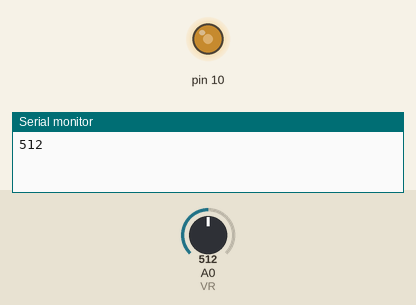
The sketch below on a simulated Arduino Uno, built with avr-gcc and run on an emulated ATmega328P. Parts: output pins drawn as LEDs (lit = HIGH), the last lines printed to the serial monitor. The test bench sets the inputs (shaded band); at power-on: A0 (VR) = 512.

Above: at 1.2 s.
1.3 s: A0 (VR) set to 716
At 1.9 s:
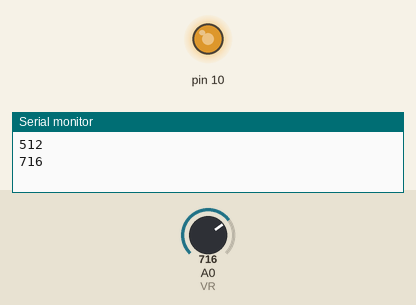
2.8 s: A0 (VR) set to 900
At 4.0 s:
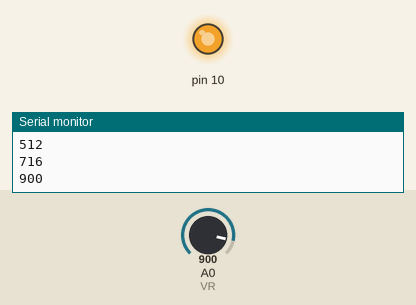
4.3 s: A0 (VR) set to 122
At 5.4 s:
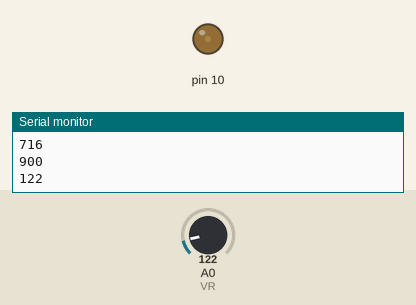
5.8 s: A0 (VR) set to 0
At 6.5 s:
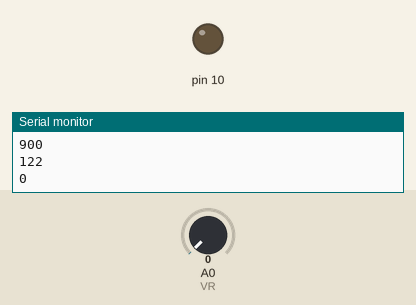
Timing chart, 0 to 8.3 s (numbered marks = the images above; inputs shaded):
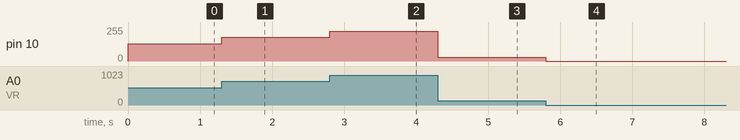

Measured:
- after the input at 1.3 s, pin 10: 128/255 → 179/255 at once
- after the input at 2.8 s, pin 10: 179/255 → 225/255 at once
- after the input at 4.3 s, pin 10: 225/255 → 30/255 at once
- after the input at 5.8 s, pin 10: 30/255 → 0/255 at once

The sketch:

20_Timer1_VR.ino
```cpp
#include <TimerOne.h> // timer1, 9번 10번핀만 사용가능

const int LED = 10;
const int VR = A0;
int pre_value = 0, cur_value = 0;

void setup() {
  // put your setup code here, to run once:
  Serial.begin(115200);
  Timer1.initialize(1000);    // 주기는 1ms
  Timer1.pwm(LED, 0);
}

void loop() {
  // put your main code here, to run repeatedly:
  cur_value = analogRead(VR);

  if(pre_value != cur_value){ // 값이 바뀌면 수정
    Timer1.setPwmDuty(LED, cur_value);
    pre_value = cur_value;
    Serial.println(cur_value);
  }
}
```
